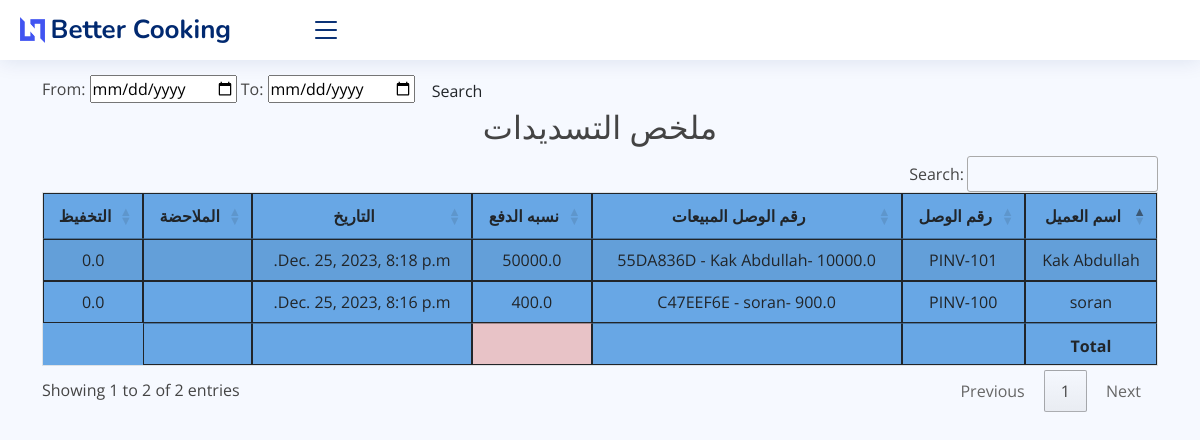
/payment_report, run on an earlier commit of the app's database.
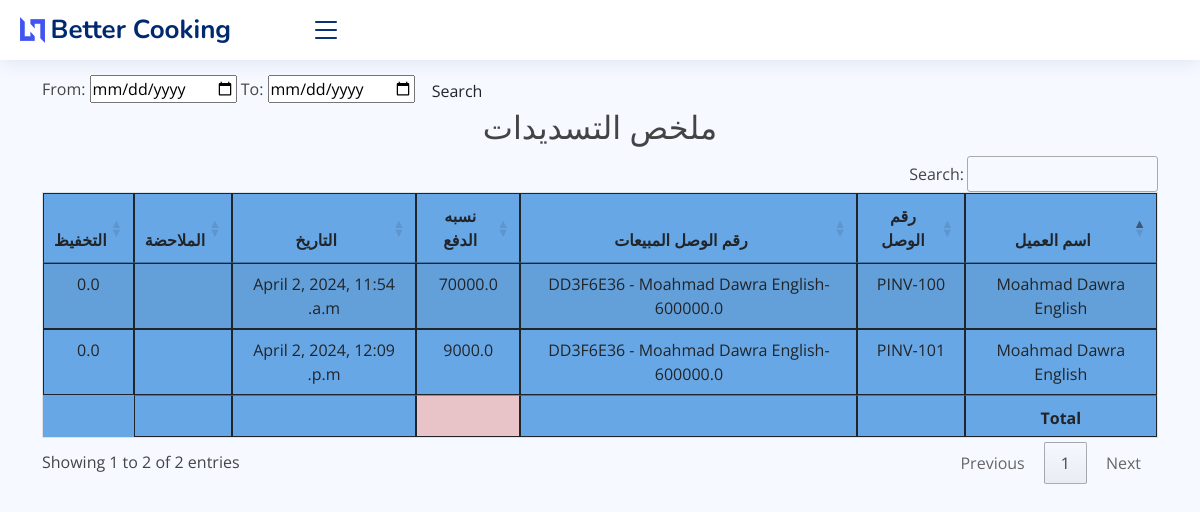
And on a later commit of the database.
### core/models.py (models this page shows, shortened)
class Payment_Entry(models.Model):
    Qst = (
        ('نقد', 'نقد'),
        ('قسطی ١', 'قسطی ١'),
        ('قسطی ٢', 'قسطی ٢'),
        ('قسطی ٣ ', 'قسطی ٣'),
        ('قسطی ٤', 'قسطی ٤'),
        ('قسطی ٥', 'قسطی ٥'),
        ('قسطی ٦ ', 'قسطی ٦'),
        ('قسطی ٧', 'قسطی ٧'),
        ('قسطی ٨', 'قسطی ٨'),
        ('قسطی ٩ ', 'قسطی ٩'),
        ('قسطی ١٠', 'قسطی ١٠'),
        ('قسطی ١١', 'قسطی ١١'),
        ('قسطی ١٢ ', 'قسطی ١٢'),
    )
    invoice_number = models.CharField(unique=True, editable=False, max_length=10)
    sales_invoice = models.ForeignKey(SaleInvoice, on_delete=models.CASCADE)
    q_type = models.CharField(max_length=10, verbose_name="Payment type", choices=Qst, blank=False)
    paid_amount = models.FloatField(validators=[MinValueValidator(0.01)], default=1)
    discount_amount = models.FloatField(default=0)  # Add this field
    payment_date = models.DateTimeField(blank=False)
    note = models.CharField(max_length=100, blank=True)
    old_balance = models.DecimalField(max_digits=20, decimal_places=2, default=0, editable=False)
    class Meta:
        verbose_name_plural = 'إدخال الدفع'

class SaleInvoice(models.Model):
    STATUS = (
        ('مدفوع', 'مدفوع'),
        ('غير مدفوع', 'غير مدفوع'),
        ('المردود', 'المردود'),
    )
    STATUS1 = (
        ('IQD', 'IQD'),
        ('$', '$'),
    )
    invoice_number = models.CharField(max_length=8, unique=True, editable=False)
    customer_name = models.ForeignKey(Customer, on_delete=models.CASCADE)
    date = models.DateTimeField(auto_now_add=True)
    status = models.CharField(max_length=10, choices=STATUS, default='مدفوع')
    note = models.CharField(max_length=100, blank=True)
    updated_at = models.DateTimeField(auto_now=True)
    price_type = models.CharField(max_length=10, choices=STATUS1, default='IQD')
    class Meta:
        verbose_name_plural = 'فاتورة البيع'
    def __str__(self):
        return f"{self.invoice_number} - {self.customer_name}- {self.total_sales_amount()}"
    def total_sales_amount(self):
        total_sales_amount = self.saleitem_set.aggregate(total=Sum('total_amt'))['total']
        return total_sales_amount or 0

class Customer(models.Model):
    customer_name = models.CharField(max_length=50, blank=True)
    customer_mobile = models.CharField(max_length=50, blank=True)
    customer_address = models.TextField(blank=True)
    city = models.CharField(max_length=50, blank=True)
    sales_representative = models.ForeignKey(SalesRepresentative, on_delete=models.SET_NULL, null=True, blank=True)
    note = models.TextField(blank=True)
    class Meta:
        verbose_name_plural = 'الزبائن'
    def __str__(self):
        return self.customer_name

### core/views.py (the view)
# urls.py: path('payment_report', views.payment_report, name="payment_report"),
def payment_report(request):
    payment_repoert = Payment_Entry.objects.select_related()
    myFilter = Payment_Filter(request.GET, queryset=payment_repoert)
    payment_repoert = myFilter.qs
    context = {'payment_repoert': payment_repoert, 'myFilter': myFilter}
    return render(request, 'core/reports/payment_report.html', context)

### core/templates/core/reports/payment_report.html (shortened to what this page needs)
{% extends 'core/base.html' %}
{% block content %}
    <br>
    <br> <br>
    <form class="form-a">
        From: <input type="date" value={{ myFilter.form.max_date }}</input>
        To: <input type="date" value={{ myFilter.form.min_date }}</input>
        <button type="submit" class="btn btn-b">Search</button>
    </form>
    <h2 class="text-center"> ملخص التسديدات </h2>
    <table id="example2" class="table table-striped" style="background-color: #68a7e5">
        <thead>
        <tr>
            <th>اسم العميل</th>
            <th>رقم الوصل</th>
            <th>رقم الوصل المبیعات</th>
            <th>نسبە الدفع</th>
            <th>التاريخ</th>
            <th>الملاحضة</th>
            <th>التخفيظ</th>
        </tr>
        </thead>
        <tbody>
        {% for i in  payment_repoert %}
            <tr>
                <td>{{ i.sales_invoice.customer_name }}</td>
                <td>{{ i.invoice_number }}</td>
                <td>{{ i.sales_invoice }}</td>
                    <td>{{ i.paid_amount|floatformat:"1" }}</td>
                <td>{{ i.payment_date }}</td>
                <td>{{ i.note }}</td>
                            <td>{{ i.discount_amount }}</td>
            </tr>
        {% endfor %}
        </tbody>
        <tfoot>
        <th></th>
        <th></th>
        <th></th>
        <th style="background-color: #e8c3c7"></th>
        <th></th>
        <th></th>
        </tfoot>
    </table>
{% endblock %}

What changed in the data, as far as the page shows it:
removed Payment_Entry: sales_invoice.customer_name "soran", invoice_number "PINV-100", sales_invoice "C47EEF6E - soran- 900.0", paid_amount "400.0", payment_date "Dec. 25, 2023, 8:16 p.m.", discount_amount "0.0"
removed Payment_Entry: sales_invoice.customer_name "Kak Abdullah", invoice_number "PINV-101", sales_invoice "55DA836D - Kak Abdullah- 10000.0", paid_amount "50000.0", payment_date "Dec. 25, 2023, 8:18 p.m.", discount_amount "0.0"
added Payment_Entry: sales_invoice.customer_name "Moahmad Dawra English", invoice_number "PINV-100", sales_invoice "DD3F6E36 - Moahmad Dawra English- 600000.0", paid_amount "70000.0", payment_date "April 2, 2024, 11:54 a.m.", discount_amount "0.0"
added Payment_Entry: sales_invoice.customer_name "Moahmad Dawra English", invoice_number "PINV-101", sales_invoice "DD3F6E36 - Moahmad Dawra English- 600000.0", paid_amount "9000.0", payment_date "April 2, 2024, 12:09 p.m.", discount_amount "0.0"
